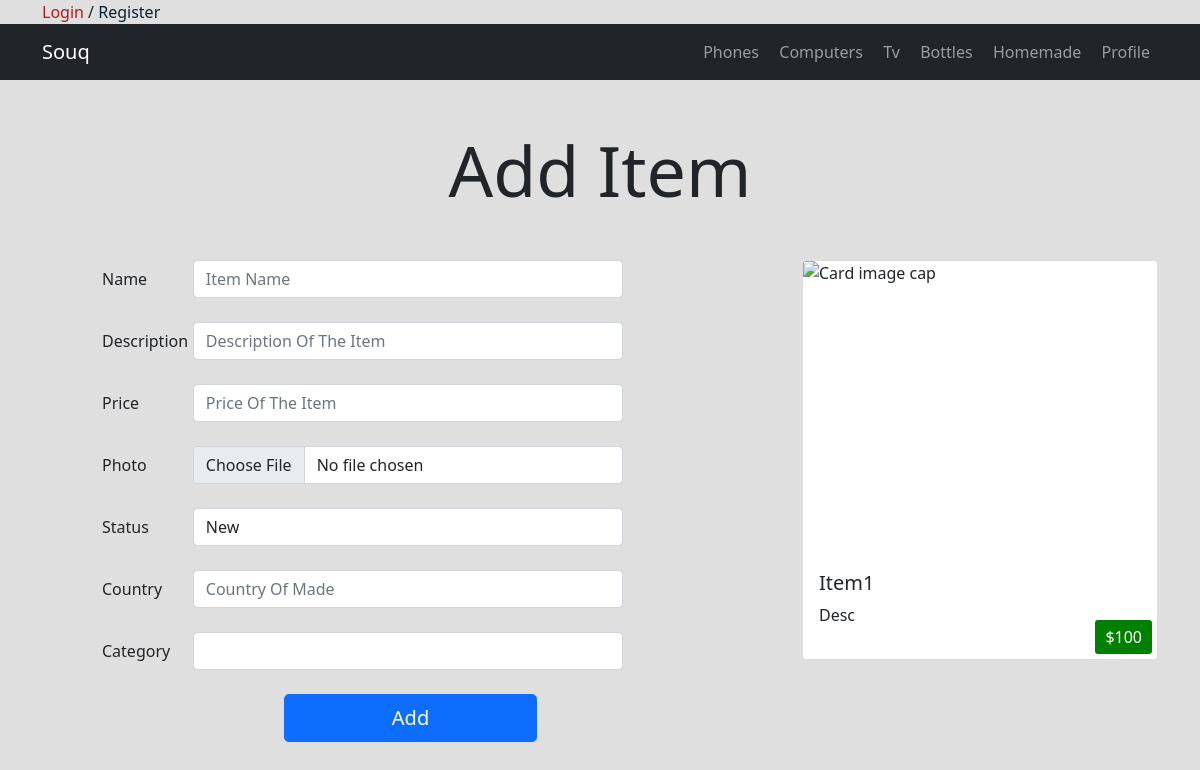
The page /newad.php on the database its author committed.
### tables this page shows
CREATE TABLE `categories` (
  `ID` tinyint(4) NOT NULL,
  `NAME` varchar(255) NOT NULL,
  `DESCRIPTION` text NOT NULL,
  `ORDERING` int(11) DEFAULT NULL,
  `ALLOWCOMM` tinyint(4) NOT NULL DEFAULT 0,
  `ALLOWADS` int(11) NOT NULL DEFAULT 0,
  `VISIBILTY` tinyint(4) NOT NULL DEFAULT 1
);

### init.php (called while the page is built, shortened)
<?php
include("admin/connect.php");
$tpl = "includes/templates/";
$func = "includes/funcs/";
$css = "layout/css/";
include($func . "funcs.php");
include($tpl . "header.php");

### includes/funcs/funcs.php (called while the page is built, shortened)
<?php
function getCats()
{
    global $con;
    $stmt = $con->prepare("SELECT * FROM categories");
    $stmt->execute();
    $cats = $stmt->fetchAll();
    return $cats;
}

### newad.php (the view, shortened to what this page needs)
<?php
include("init.php");
if ($_SERVER['REQUEST_METHOD'] == "POST") {
    $itemname = filter_var($_POST['name'], FILTER_SANITIZE_STRING);
    $itemndesc = filter_var($_POST['desc'], FILTER_SANITIZE_STRING);
    $itemprice = filter_var($_POST['price'], FILTER_SANITIZE_NUMBER_INT);
    $itemstatus = $_POST['status'];
    $itemcountry = filter_var($_POST['country'], FILTER_SANITIZE_STRING);
    $itemcat = $_POST['cat'];
    $stmtuser = $con->prepare("SELECT USERID FROM users WHERE USERNAME = ?");
    $stmtuser->execute(array($_SESSION['user']));
    $sessuser = $stmtuser->fetch();
    print_r($sessuser);
    $userid = $sessuser['USERID'];
    if (isset($_FILES['photo'])) {
        $photo = $_FILES['photo'];
        $random = rand(0, 10000);
        $photoname = $photo['name'] . "-" . $random;
        $photo_tmp = $photo['tmp_name'];
        move_uploaded_file($photo_tmp, "admin/uploads/items/$photoname");
    }
    $erros = array();
    if (empty($itemname)) {
        $erros[] = "Name Can't Be Empty";
    }
    if (empty($itemndesc)) {
        $erros[] = "Description Can't Be Empty";
    }
    if (empty($itemcat)) {
        $erros[] = "Category Name Can't Be Empty";
    }
    if (empty($itemprice)) {
        $erros[] = "Price Can't Be Empty";
    }
    if (empty($itemcountry)) {
        $erros[] = "Country Can't Empty";
    }
    if (empty($erros)) {
        $stmt = $con->prepare("INSERT INTO items (name, description, price , photo, status, country , user_id , cat_id) VALUES ( ?,? , ?, ?, ? , ? , ? , ?)");
        $stmt->execute(array($itemname, $itemndesc, $itemprice, "admin/uploads/items/$photoname", $itemstatus, $itemcountry, $userid, $itemcat));
        $msg = "<div class = 'alert alert-success' > Item Added </div>";
        reDirect($msg, "profile.php",  2);
        exit;
    } else {
        foreach ($erros as $error) {
            echo "<div class = 'alert alert-danger container'> " . $error . "</div";
        }
        reDirect("", "profile.php", 4);
        exit;
    }
} else {
?>
    <h1 class="text-center manageheading mb-5 mt-5">Add Item</h1>
    <div class="container">
        <div class="row">
            <div class="col-12 col-md-7">
                <form class="newitem" action="<?php echo $_SERVER['PHP_SELF'] ?>" method="POST" enctype="multipart/form-data">
                    <div class="row mx-5 mb-4">
                        <div class="col-2">
                            <label for="name" class="col-form-label">Name</label>
                        </div>
                        <div class="col-10">
                            <input type="text" name="name" id="name" required="required" class="form-control title" autocomplete="off" placeholder="Item Name">
                        </div>
                    </div>
                    <div class="row mx-5 mb-4">
                        <div class="col-2">
                            <label for="desc" class="col-form-label">Description</label>
                        </div>
                        <div class="col-10">
                            <input type="text" name="desc" id="desc" class="form-control text desc" placeholder="Description Of The Item">
                        </div>
                    </div>
                    <div class="row mx-5 mb-4">
                        <div class="col-2">
                            <label for="price" class="col-form-label">Price</label>
                        </div>
                        <div class="col-10">
                            <input type="text" name="price" id="price" class="form-control text price" placeholder="Price Of The Item">
                        </div>
                    </div>
                    <div class="row mx-5 mb-4">
                        <div class="col-2">
                            <label for="photo" class="col-form-label">Photo</label>
                        </div>
                        <div class="col-10">
                            <input type="file" name="photo" id="photo" class="form-control text">
                        </div>
                    </div>
                    <div class="row mx-5 mb-4">
                        <div class="col-6 col-md-2">
                            <label for="status" class="col-form-label">Status</label>
                        </div>
                        <div class="col-4 col-md-10">
                            <select name="status" class="form-control">
                                <option value="0">New</option>
                            </select>
                        </div>
                    </div>
                    <div class="row mx-5 mb-4">
                        <div class="col-2">
                            <label for="country" class="col-form-label">Country</label>
                        </div>
                        <div class="col-10">
                            <input type="text" name="country" id="country" required="required" class="form-control" autocomplete="off" placeholder="Country Of Made">
                        </div>
                    </div>
                    <div class="row mx-5 mb-4">
                        <div class="col-6 col-md-2">
                            <label for="cat" class="col-form-label">Category</label>
                        </div>
                        <div class="col-4 col-md-10">
                            <select name="cat" class="form-control">
                                <option selected="selected"></option>
                                <?php
                                $stmt = $con->prepare("SELECT * FROM categories");
                                $stmt->execute();
                                $cats = $stmt->fetchAll();
                                foreach ($cats as $cat) {
                                    echo "<option value ='$cat[ID]'>" . $cat['NAME']   . "</option>";
                                }
                                ?>
                            </select>
                        </div>
                    </div>
                    <div class="row justify-content-center">
                        <div class="col-5">
                            <button type="submit" class="btn btn-primary btn-lg  mx-5" style="width:100%">Add</button>
                        </div>
                    </div>
                </form>
            </div>
            <div class="col-12 col-md-4 ms-auto item-box">
                <div class="card live" style="width: 100%;height:400px; margin-bottom: 50px;">
                    <img style="height: 300px;" class="card-img-top" src="laptop.png" alt="Card image cap">
                    <div class="card-body">
                        <h5 class="card-title live-title">Item1</h5>
                        <p class="card-text desc live-desc">Desc</p>
                        <span class="price live-price">$100</span>
                    </div>
                </div>
            </div>
        </div>
    </div>
<?php
}
?>
<?php
include($tpl . "footer.php");

### includes/templates/header.php (shortened to what this page needs)
<!DOCTYPE html>
<html>
<head>
    <link rel="stylesheet" href="<?php echo $css; ?>bootstrap.min.css">
    <link rel="stylesheet" href="<?php echo $css; ?>all.min.css">
    <link rel="stylesheet" href="<?php echo $css; ?>front.css">
</head>
<body>
    <div class="uppernav">
        <div class="container">
            <?php
            if (isset($_SESSION['user'])) {
                echo "Hello " . $_SESSION['user'] . " | ";
                echo "<a class = 'log activereg' href = 'newad.php'>New Ad</a>" . " | ";
                echo "<a class = 'log login' href = 'logout.php'>Logout</a>";
            } else {
                echo "<a class = 'log login' href = 'login.php'>Login</a>";
                echo " / " . "<a class = 'log register' href = 'register.php'>Register</a>";
            }
            ?>
        </div>
    </div>
    <nav class="navbar navbar-expand-lg navbar-dark bg-dark">
        <div class="container">
            <a class="navbar-brand" href="index.php">Souq</a>
            <div class="collapse navbar-collapse" id="navbarSupportedContent">
                <ul class="navbar-nav ms-auto">
                    <?php
                    $cats = getCats();
                    foreach ($cats as $cat) {
                    ?> <li class="nav-item">
                            <a class="nav-link" aria-current="page" href="cats.php?catid=<?php echo $cat['ID'] ?>&catname=<?php echo $cat['NAME'] ?>"><?php echo $cat['NAME'] ?></a>
                        </li>;
                    <?php }
                    ?>
                    <li class="nav-item">
                        <a class="nav-link" aria-current="page" href="profile.php">Profile</a>
                    </li>
                </ul>
            </div>
        </div>
    </nav>

### layout/css/front.css (style rules this page uses)
body { background-color: rgb(223, 223, 223); }
a, a:hover { text-decoration: none; color: #fff; }
.manageheading { margin: 60px 0 80px 0; font-size: 70px; }
.item-box { position: relative; }
.item-box .price { position: absolute; right: 5px; bottom: 5px; padding: 5px 10px; border-radius: 3px; background: green; color: #fff; }
.log, .log:hover { text-decoration: none; color: #082032; }
.uppernav .login { color: #b61919; }

### rows shown on the page
categories: NAME "Phones"
categories: NAME "Computers"
categories: NAME "Tv"
categories: NAME "Bottles"
categories: NAME "Homemade"
